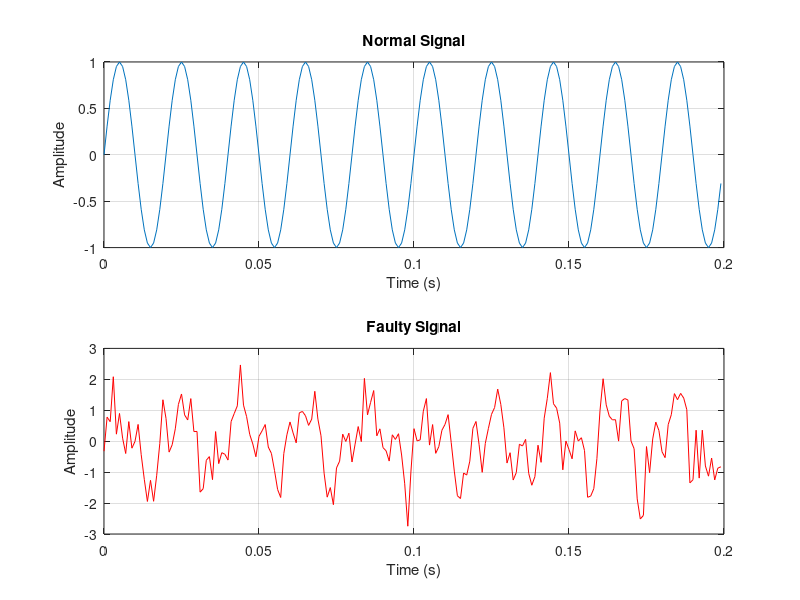

The MATLAB source for this figure:
% Step 2: Simulate a Faulty Vibration Signal
fs = 1000;
t = 0:1/fs:1-1/fs;

% Normal component (50 Hz)
signal_normal = sin(2 * pi * 50 * t);

% Fault component: extra frequency at 120 Hz + random noise
fault_freq = 120;
noise = 0.5 * randn(size(t));           % Random noise
fault_component = 0.8 * sin(2 * pi * fault_freq * t);

signal_faulty = signal_normal + fault_component + noise;

% Compare both signals side by side
figure;
subplot(2,1,1);
plot(t(1:200), signal_normal(1:200));
title('Normal Signal'); xlabel('Time (s)'); ylabel('Amplitude'); grid on;

subplot(2,1,2);
plot(t(1:200), signal_faulty(1:200), 'r');
title('Faulty Signal'); xlabel('Time (s)'); ylabel('Amplitude'); grid on;
